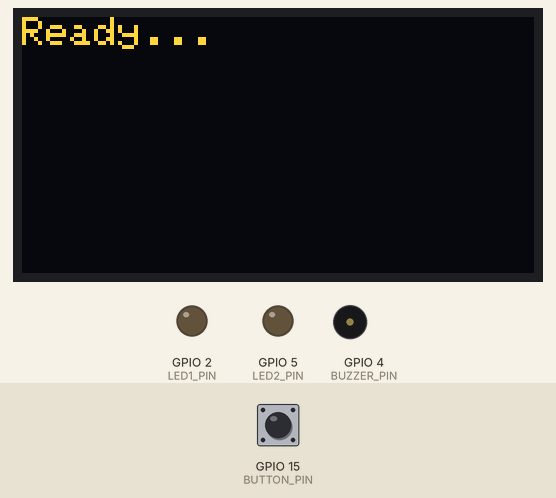
Bench run of a program on a simulated ESP32. Parts: 128×64 one-colour display, output pins drawn as LEDs (lit = HIGH), buzzer (waves = sounding). The inputs (shaded band) are chosen by the test bench; at power-on: GPIO 15 (BUTTON_PIN) HIGH. The OLED is the two-colour kind (top 16 rows yellow); what the program prints to the serial monitor is not drawn.

Above: at 1.2 s.
1.3 s: GPIO 15 (BUTTON_PIN) pulled LOW for 0.15 s
At 2.7 s:
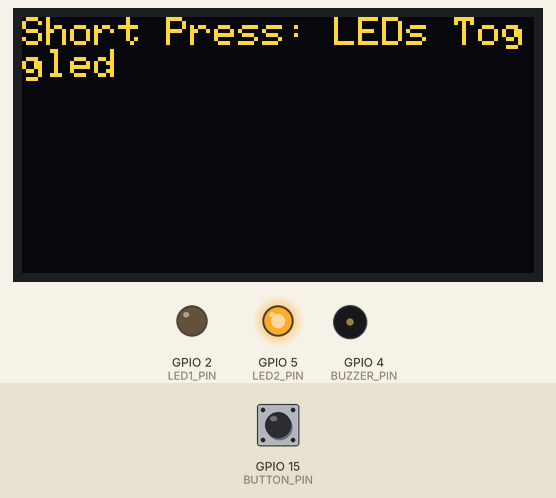
3.0 s: GPIO 15 (BUTTON_PIN) pulled LOW for 3.2 s
At 7.6 s:
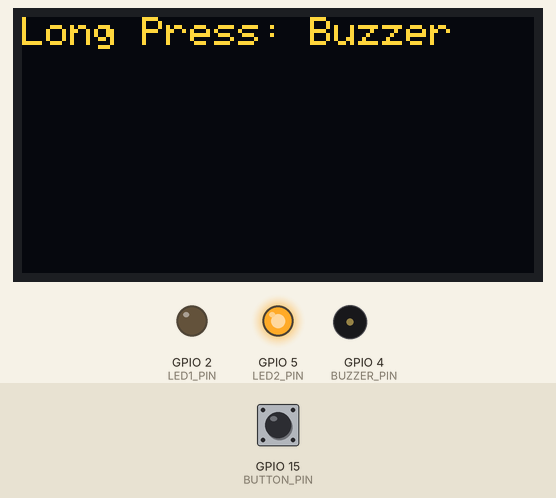
8.2 s: GPIO 15 (BUTTON_PIN) pulled LOW for 1 s
At 10.4 s:
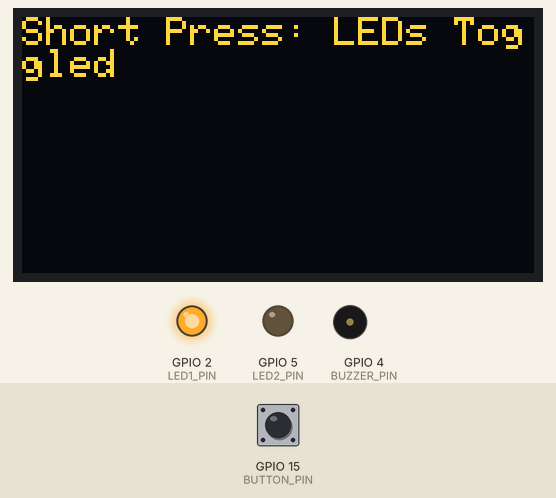
10.7 s: GPIO 15 (BUTTON_PIN) pulled LOW for 3.2 s
At 15.6 s:
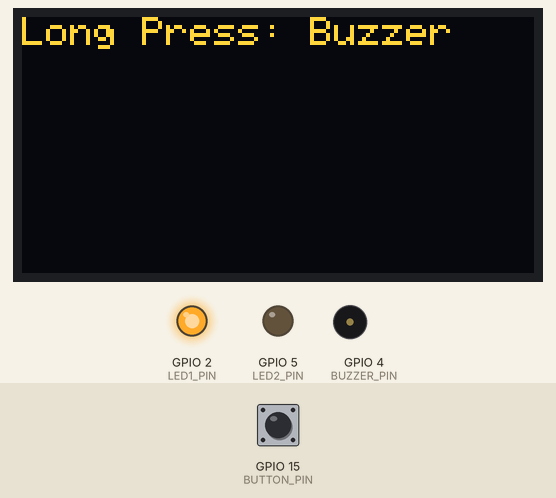
15.9 s: GPIO 15 (BUTTON_PIN) pulled LOW for 0.15 s
At 17.5 s:
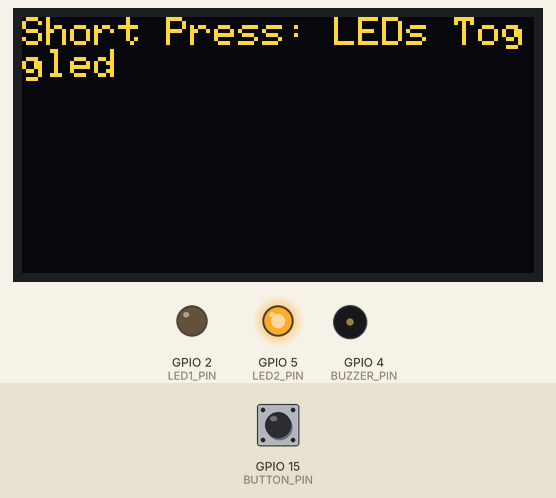
Timing chart, 0 to 18.6 s (numbered marks = the images above; inputs shaded):
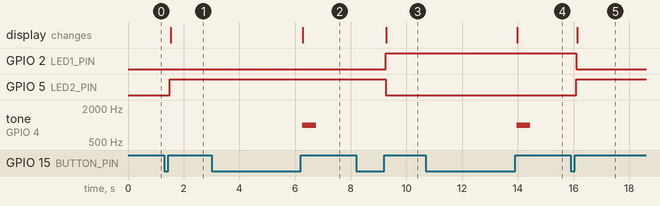

The program:

main.cpp
```cpp
// name : amna iman
//reg number: 23-ntu-cs-1015

// ESP32 Wokwi Task B
// Short press → alternate LED toggle (LED1 and LED2)
// Long press (>1.5s) → buzzer tone only
// OLED displays event type

#include <Arduino.h>
#include <Wire.h>
#include <Adafruit_GFX.h>
#include <Adafruit_SSD1306.h>

#define SCREEN_WIDTH 128
#define SCREEN_HEIGHT 64
Adafruit_SSD1306 display(SCREEN_WIDTH, SCREEN_HEIGHT, &Wire, -1);

#define BUTTON_PIN 15
#define LED1_PIN 2
#define LED2_PIN 5
#define BUZZER_PIN 4

unsigned long pressStart = 0;
bool buttonPressed = false;
int toggleState = 0; // 0 → LED1 ON, LED2 OFF; 1 → LED1 OFF, LED2 ON

void setup() {
  Serial.begin(115200);  // For debugging
  pinMode(BUTTON_PIN, INPUT_PULLUP);
  pinMode(LED1_PIN, OUTPUT);
  pinMode(LED2_PIN, OUTPUT);
  pinMode(BUZZER_PIN, OUTPUT);

  // Initialize OLED
  if (!display.begin(SSD1306_SWITCHCAPVCC, 0x3C)) {
    Serial.println("OLED not found!");
    while (true);
  }

  // Initial display and LED state
  digitalWrite(LED1_PIN, LOW);
  digitalWrite(LED2_PIN, LOW);
  display.clearDisplay();
  display.setTextSize(1);
  display.setTextColor(SSD1306_WHITE);
  display.setCursor(0, 0);
  display.print("Ready...");
  display.display();
  Serial.println("Setup complete");
}

void loop() {
  int buttonState = digitalRead(BUTTON_PIN);

  if (buttonState == LOW && !buttonPressed) {
    // Button just pressed - add debounce
    delay(50);  // Debounce for reliability
    if (digitalRead(BUTTON_PIN) == LOW) {
      buttonPressed = true;
      pressStart = millis();
      Serial.println("Button pressed");
    }
  }

  if (buttonState == HIGH && buttonPressed) {
    // Button released - add debounce
    delay(50);  // Debounce for reliability
    if (digitalRead(BUTTON_PIN) == HIGH) {
      buttonPressed = false;
      unsigned long pressDuration = millis() - pressStart;
      Serial.print("Press duration: ");
      Serial.println(pressDuration);

      display.clearDisplay();
      display.setCursor(0, 0);

      if (pressDuration > 1500) {
        // Long press = buzzer tone only (no LED toggle)
        display.print("Long Press: Buzzer");
        tone(BUZZER_PIN, 1000, 500);
        Serial.println("Long press: Buzzer only");
      } else {
        // Short press = alternate LEDs
        display.print("Short Press: LEDs Toggled");
        toggleState = !toggleState;
        if (toggleState == 0) {
          digitalWrite(LED1_PIN, HIGH);
          digitalWrite(LED2_PIN, LOW);
        } else {
          digitalWrite(LED1_PIN, LOW);
          digitalWrite(LED2_PIN, HIGH);
        }
        Serial.println("Short press: LEDs toggled");
      }

      display.display();
    }
  }
}
```

Measured:
- after the input at 1.3 s, GPIO 5 (LED2_PIN): LOW → HIGH after 0.20 s; the display: changes after 0.23 s (image 1)
- after the input at 3.0 s, tone on GPIO 4 (BUZZER_PIN): silent → 1000 Hz after 3.3 s, → silent 0.50 s later; the display: changes after 3.3 s (image 2)
- after the input at 8.2 s, GPIO 2 (LED1_PIN): LOW → HIGH after 1.1 s; GPIO 5 (LED2_PIN): HIGH → LOW after 1.1 s; the display: changes after 1.1 s (image 3)
- after the input at 10.7 s, tone on GPIO 4 (BUZZER_PIN): silent → 1000 Hz after 3.3 s, → silent 0.50 s later; the display: changes after 3.3 s (image 4)
- after the input at 15.9 s, GPIO 2 (LED1_PIN): HIGH → LOW after 0.20 s; GPIO 5 (LED2_PIN): LOW → HIGH after 0.20 s; the display: changes after 0.23 s (image 5)
